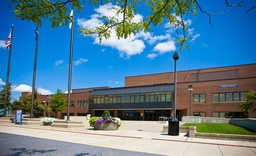
#> input picture keypoint.jpg, 256 x 156 px, shrunk from 750 x 458 before the run
$ jupyter execute --allow-errors 'Keypoint detection.ipynb'
#> lines starting #> are read from the running program, lines starting #| are printed output that depends on the picture; after the words box and inside, x2 and y2 are one past the last pixel; in counts of white or black regions, pixels touching at a corner belong together
[cell 1]
import numpy as np
import cv2
import math

[cell 2]
#reading the image as gray scale. Image is present in the same folder as this file
img = cv2.imread('keypoint.jpg', 0)
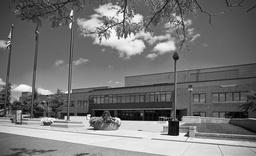
#> img: shape (156, 256); min 0, max 255, mean 117.4
[rows,cols] = img.shape
#> rows = 156; cols = 256

[cell 3]
#padding
def padding(img):
    listofzeros = [0] * (cols+6)
    image_pad_x = list()
    for i in range(3):
        image_pad_x.append(listofzeros)
    for i in img:
        i = list(i)
        i.insert(0,0)
        i.insert(1,0)
        i.insert(2,0)
        i.insert(len(i),0)
        i.insert(len(i)+1,0)
        i.insert(len(i)+2,0)
        image_pad_x.append(i)
    for i in range(3):
        image_pad_x.append(listofzeros)
    image_pad_x = np.asarray(image_pad_x)
    return image_pad_x

[cell 4]
#calculating the gaussian function
def gaussian_function(sigma,x,y):
    val = (1/(2*math.pi*sigma*sigma))*(math.exp(-((x*x)+(y*y))/(2*sigma*sigma)))
    return val

[cell 5]
#computing the gaussian kernel
def gaussian_kernel(sigma):
    sum_val=0
    gaussian_kernel_array = [[0.0] * 7 for _ in range(7)]
    len(gaussian_kernel_array)
    k=0
    for i in range(-3,4):
        l=0
        for j in range(-3,4):
            gaussian_kernel_array[k][l] = gaussian_function(sigma,i,j)
            l = l+1
        k = k+1
    #normalisation
    maximum = gaussian_kernel_array[i][j]
    for i in range(7):
        for j in range(7):
            if maximum < abs(gaussian_kernel_array[i][j]):
                maximum = abs(gaussian_kernel_array[i][j])
    for i in range(7):
        for j in range(7):
            gaussian_kernel_array[i][j] = abs(gaussian_kernel_array[i][j])/maximum

    gaussian_kernel_array =np.asarray(gaussian_kernel_array)
    return gaussian_kernel_array

[cell 6]
#convolution
def convolution(image,kernel):
    [rows,cols] = image.shape
    image_pad_x = padding(image)
    #[rows_pad,cols_pad] = image_pad_x.shape
    oct_img = [[0.0] * (int)(cols) for _ in range((int)(rows))]
    for i in range(3,rows-3):
        for j in range(3,cols-3):
            s=0
            for k in range(7):
                for l in range(7):
                    s+=image[i-3+k,j-3+l]*kernel[k,l]
            oct_img[i-3][j-3]=s
    #normalisation
    maximum = abs(oct_img[0][0])
    for i in range(rows):
        for j in range(cols):
            if maximum < abs(oct_img[i][j]):
                    maximum = abs(oct_img[i][j])
    for i in range(rows):
        for j in range(cols):
            oct_img[i][j] = abs(oct_img[i][j])*255/maximum
    oct_img = np.asarray(oct_img)
    return oct_img

[cell 7]
#image resizing to generate consequent octaves
def resize(img,ctr):
#> called with ctr = 1
    [rows,cols] = img.shape
#> rows = 156
    resized_img = [[0.0] * (int)(cols/ctr) for _ in range((int)(rows/ctr))]
    resized_img = np.asarray(resized_img)
    k=l=0
    for i in range(0,rows,ctr):
        l=0
        for j in range(0,cols,ctr):
            resized_img[k,l] = img[i,j]
            l = l+1
        k= k+1
#> after the loop, k = 156
    return resized_img

[cell 8]
#Computing the Difference of Gaussian
def compute_DoG(octave_1,octave_2):
    oct_1 = np.asarray(octave_1)
    oct_2 = np.asarray(octave_2)
    return (oct_1 - oct_2)

[cell 9]
sqrt_2 = math.sqrt(2)
sigma = [[1/sqrt_2, 1, sqrt_2, 2, 2*sqrt_2],
         [sqrt_2, 2, 2*sqrt_2, 4, 4*sqrt_2],
         [2*sqrt_2, 4, 4*sqrt_2, 8, 8*sqrt_2],
         [4*sqrt_2, 8, 8*sqrt_2, 16, 16*sqrt_2]]
resize_ctr = [1,2,4,8]

[cell 10]
#1st Octave
octave_1 = list()
resized_img = resize(img,1)
for j in range(5):
        gaussian_kernel_array = gaussian_kernel(sigma[0][j])
        octave= convolution(resized_img,gaussian_kernel_array)
        file_name = "Octave_1_Scale_"+str(j)+".png"
        cv2.imwrite(file_name,np.asarray(octave))
        octave_1.append(octave)
#> this loop made 5 passes
#> pass 1, in convolution, `image_pad_x = padding(image)`:
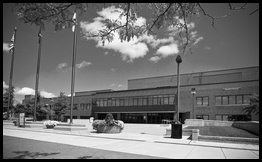
#> image_pad_x: shape (162, 262) float64; min 0, max 255, mean 110.4
#> pass 1, `octave= convolution(resized_img,gaussian_kernel_array)`:
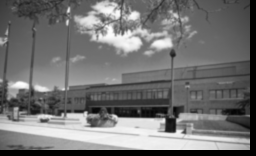
#> octave: shape (156, 256) float64; min 0, max 255, mean 115.3
#> after the loop, octave_1 = 5 items

[cell 11]
#2nd Octave
octave_2 = list()
resized_img = resize(img,2)
#> call 2 of resize, with ctr = 2
#> in resize (call 2), `resized_img = np.asarray(resized_img)`: resized_img: shape (78, 128) float64; every value is 0
#> after the loop in resize (call 2), `for i in range(0,rows,ctr):`:
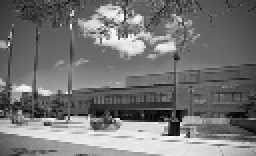
#> resized_img: shape (78, 128) float64 (shown 2 times larger); min 0, max 255, mean 117.1
#> after the loop in resize (call 2), `for i in range(0,rows,ctr):`: k = 78
#> (the rest of this cell did not finish here and is left out)

[cell 12]
#3rd Octave
octave_3 = list()
resized_img = resize(img,4)
#> call 3 of resize, with ctr = 4
#> in resize (call 3), `resized_img = np.asarray(resized_img)`: resized_img: shape (39, 64) float64; every value is 0
#> after the loop in resize (call 3), `for i in range(0,rows,ctr):`:
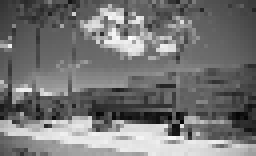
#> resized_img: shape (39, 64) float64 (shown 4 times larger); min 1, max 255, mean 116.6
#> after the loop in resize (call 3), `for i in range(0,rows,ctr):`: k = 39
#> (the rest of this cell did not finish here and is left out)

[cell 13]
#4th Octave
octave_4 = list()
#> (the rest of this cell did not finish here and is left out)

#> after the loop in resize, `for i in range(0,rows,ctr):`: k = 19
for j in range(5):
        gaussian_kernel_array = gaussian_kernel(sigma[2][j])
        octave= convolution(resized_img,gaussian_kernel_array)
        file_name = "Octave_4_Scale_"+str(j)+".png"
        cv2.imwrite(file_name,np.asarray(octave))
        octave_4.append(octave)

[cell 14]
def FindKeyPoint(DoG1,DoG2,DoG3):
    X = list()
    KeyPoint = list()
    for i in range(1,DoG1.shape[0]-1):
        for j in range(1,DoG1.shape[1]-1):
            x1 = DoG1[i-1:i+2,j-1:j+2]
            x2 = DoG2[i-1:i+2,j-1:j+2]
            x3 = DoG3[i-1:i+2,j-1:j+2]
            KeyPointx = i
            KeyPointy = j
            X = []
            for k in range(3):
                for l in range(3):
                        X.append(x1[k,l])
                        X.append(x2[k,l])
                        X.append(x3[k,l])
            Min = min(X)
            Max = max(X)
            #print(Min,Max,DoG2[i+1,j+1])
            if x2[1,1]==Min or x2[1,1]==Max and x2[1,1]>0.03 :
                KeyPoint.append([KeyPointx,KeyPointy])
    return KeyPoint

[cell 15]
def normalise_DoG_to_Show(dog):
    maximum = dog[0][0]
    for i in range(len(dog)):
        for j in range(len(dog[i])):
            if maximum < abs(dog[i][j]):
                maximum = abs(dog[i][j])
    for i in range(len(dog)):
        for j in range(len(dog[i])):
            dog[i][j]= abs(dog[i][j])*255/maximum
    return dog

[cell 16]
#1st octave
DoG1 = list()
for i in range(len(octave_1)-1):
    DoG1_val = compute_DoG(octave_1[i],octave_1[i+1])
    #print(DoG1)
    DoG1.append(DoG1_val)
    filename = "DoG_1."+str(i)+".png"
    #norm_DoG1 = normalise_DoG_to_Show(DoG1_val)
    #cv2.imwrite(filename,np.asarray(norm_DoG1))
    cv2.imshow(filename,np.asarray(DoG1_val))
    cv2.waitKey(0)
    cv2.destroyAllWindows()
#> this loop made 4 passes
#> filename on passes 1 to 4: 'DoG_1.0.png', 'DoG_1.1.png', 'DoG_1.2.png', 'DoG_1.3.png'
#> pass 1, `DoG1_val = compute_DoG(octave_1[i],octave_1[i+1])`:
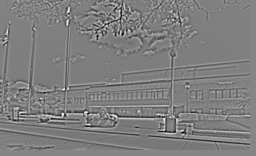
#> DoG1_val: shape (156, 256) float64; min -28.48, max 26.02, mean -1.3; drawn with min black and max white
#> pass 1, `cv2.imshow(filename,np.asarray(DoG1_val))`:
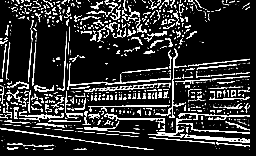
#> window 'DoG_1.0.png': shape (156, 256); min 0, max 255, mean 50.5
#> pass 2, `DoG1_val = compute_DoG(octave_1[i],octave_1[i+1])`:
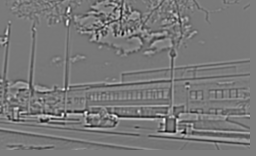
#> DoG1_val: shape (156, 256) float64; min -26.87, max 28.14, mean -0.8; drawn with min black and max white
#> after the loop, DoG1 = 4 items

[cell 17]
#2nd octave
DoG2 = list()
for i in range(0,len(octave_2)-1):
    DoG2_val = compute_DoG(octave_2[i],octave_2[i+1])
    #norm_DoG2 = normalise_DoG_to_Show(DoG2_val)
    filename = "DoG_2."+str(i)+".png"
    #cv2.imwrite(filename,np.asarray(norm_DoG2))
    cv2.imshow(filename,np.asarray(DoG2_val))
    cv2.waitKey(0)
    cv2.destroyAllWindows()
    DoG2.append(DoG2_val)
#> after the loop, DoG2 = []

[cell 18]
#3rd octave
DoG3 = list()
for i in range(0,len(octave_3)-1):
    DoG3_val = compute_DoG(octave_3[i],octave_3[i+1])
    #norm_DoG3 = normalise_DoG_to_Show(DoG3_val)
    filename = "DoG_3."+str(i)+".png"
    #cv2.imwrite(filename,np.asarray(norm_DoG3))
    cv2.imshow(filename,np.asarray(DoG3_val))
    cv2.waitKey(0)
    cv2.destroyAllWindows()
    DoG3.append(DoG3_val)
#> after the loop, DoG3 = []

[cell 19]
#4th octave
DoG4 = list()
for i in range(0,len(octave_4)-1):
    DoG4_val = compute_DoG(octave_4[i],octave_4[i+1])
    #norm_DoG4 = normalise_DoG_to_Show(DoG4_val)
    filename = "DoG_4."+str(i)+".png"
    #cv2.imwrite(filename,np.asarray(norm_DoG4))
    cv2.imshow(filename,np.asarray(DoG4_val))
    cv2.waitKey(0)
    cv2.destroyAllWindows()
    DoG4.append(DoG4_val)
#> after the loop, DoG4 = []

[cell 20]
#To display the keypoint on the image
def ShowKeyPoint(img,KeyPoint,ctr):
    [rows,cols] = img.shape
    for i in range(len(KeyPoint)):
        p = KeyPoint[i]
        img[p[0]*ctr,p[1]*ctr] = 255
    return (img)

[cell 21]
#keypoint detection
#keypoint for DoG1
print("keypoint for DoG1")
keyPoint1 = list()
for i in range(1,len(DoG1)-1):
    keyPoint1 = FindKeyPoint(DoG1[i-1],DoG1[i],DoG1[i+1])
    print(len(keyPoint1))
    filename = "DoG1_keypoint_new"+str(i)+".png"
    show1 = ShowKeyPoint(img,keyPoint1,1)
    #cv2.imwrite(filename,show1)
    cv2.imshow(filename,show1)
    cv2.waitKey(0)
    cv2.destroyAllWindows()
#> this loop made 2 passes
#> (filename, rows in ShowKeyPoint, cols in ShowKeyPoint) on passes 1 to 2: ('DoG1_keypoint_new1.png', 156, 256), ('DoG1_keypoint_new2.png', 156, 256)
#| 2196
#| 1745
#> pass 1, `show1 = ShowKeyPoint(img,keyPoint1,1)`:
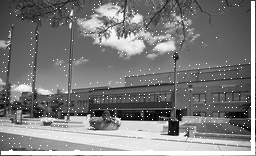
#> show1: shape (156, 256); min 0, max 255, mean 124.4
#> pass 2, `show1 = ShowKeyPoint(img,keyPoint1,1)`:
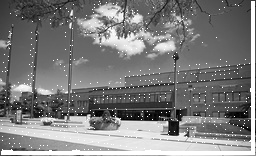
#> show1: shape (156, 256); 0.28% of pixels changed, all inside (x1, y1, x2, y2) = (2, 2, 251, 151)

[cell 22]
#keypoint for DoG2
print("keypoint for DoG2")
img = cv2.imread("keypoint.jpg",0)
keyPoint2 = list()
for i in range(1,len(DoG2)-1):
    keyPoint2 = FindKeyPoint(DoG2[i-1],DoG2[i],DoG2[i+1])
    print(len(keyPoint2))
    filename = "DoG2_keypoint_"+str(i)+".png"
    show2 = ShowKeyPoint(img,keyPoint2,2)
    cv2.imwrite(filename,show2)
    '''cv2.imshow(filename,show2)
    cv2.waitKey(0)
    cv2.destroyAllWindows()'''
#> this loop made 0 passes

[cell 23]
#keypoint for DoG3
print("keypoint for DoG3")
img = cv2.imread("keypoint.jpg",0)
for i in range(1,len(DoG3)-1):
    keyPoint3 = FindKeyPoint(DoG3[i-1],DoG3[i],DoG3[i+1])
    print(len(keyPoint3))
    filename = "DoG3_keypoint_"+str(i)+".png"
    show3 = ShowKeyPoint(img,keyPoint3,4)
    cv2.imwrite(filename,show3)
    '''cv2.imshow(filename,show3)
    cv2.waitKey(0)
    cv2.destroyAllWindows()'''

[cell 24]
#keypoint for DoG4
print("keypoint for DoG4")
img = cv2.imread("keypoint.jpg",0)
for i in range(1,len(DoG4)-1):
    keyPoint4 = FindKeyPoint(DoG4[i-1],DoG4[i],DoG4[i+1])
    print(len(keyPoint4))
    filename = "DoG4_keypoint_"+str(i)+".png"
    show4 = ShowKeyPoint(img,keyPoint4,8)
    cv2.imwrite(filename,show4)
    '''cv2.imshow(filename,show4)
    cv2.waitKey(0)
    cv2.destroyAllWindows()'''
